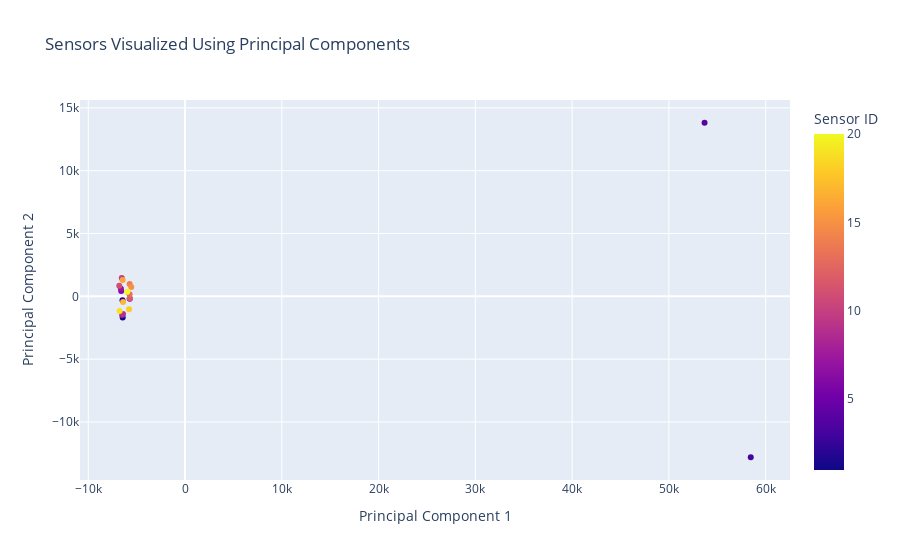

Notebook code cell kept with this figure:
### Code cell
# Plot the PCA interactive plot
plot_pca_interactive(reduced_data_corr, sensor_id_col='Sensor ID', n_components=2)

### Figure 1 — Plotly figure (JSON) as saved in the notebook; plotly's stock layout.template omitted (floating-point values rounded to 4 significant figures)
{"data": [{"customdata": [[1], [2], [3], [4], [5], [6], [7], [8], [9], [10], [11], [12], [13], [14], [15], [16], [17], [18], [19], [20]], "hovertemplate": "Principal Component 1=%{x}<br>Principal Component 2=%{y}<br>Sensor ID=%{marker.color}<extra></extra>", "legendgroup": "", "marker": {"color": [1, 2, 3, 4, 5, 6, 7, 8, 9, 10, 11, 12, 13, 14, 15, 16, 17, 18, 19, 20], "coloraxis": "coloraxis", "symbol": "circle"}, "mode": "markers", "name": "", "orientation": "v", "showlegend": false, "type": "scatter", "x": [-6443.0, -6459.0, 58460.0, 53690.0, -5715.0, -6595.0, -6624.0, -6494.0, -6409.0, -6536.0, -6798.0, -5705.0, -5733.0, -5724.0, -5557.0, -6446.0, -6402.0, -5782.0, -6758.0, -5966.0], "xaxis": "x", "y": [-1687.0, -302.7, -12810.0, 13810.0, -198.1, 432.0, 596.9, -1484.0, -1397.0, 1460.0, 836.0, -153.9, 160.7, 977.6, 745.2, 1291.0, -446.3, -1031.0, -1164.0, 355.4], "yaxis": "y"}], "layout": {"coloraxis": {"colorbar": {"title": {"text": "Sensor ID"}}, "colorscale": [[0, "#0d0887"], [0.1111, "#46039f"], [0.2222, "#7201a8"], [0.3333, "#9c179e"], [0.4444, "#bd3786"], [0.5556, "#d8576b"], [0.6667, "#ed7953"], [0.7778, "#fb9f3a"], [0.8889, "#fdca26"], [1, "#f0f921"]]}, "legend": {"tracegroupgap": 0}, "title": {"text": "Sensors Visualized Using Principal Components"}, "xaxis": {"anchor": "y", "domain": [0, 1], "title": {"text": "Principal Component 1"}}, "yaxis": {"anchor": "x", "domain": [0, 1], "title": {"text": "Principal Component 2"}}}}
